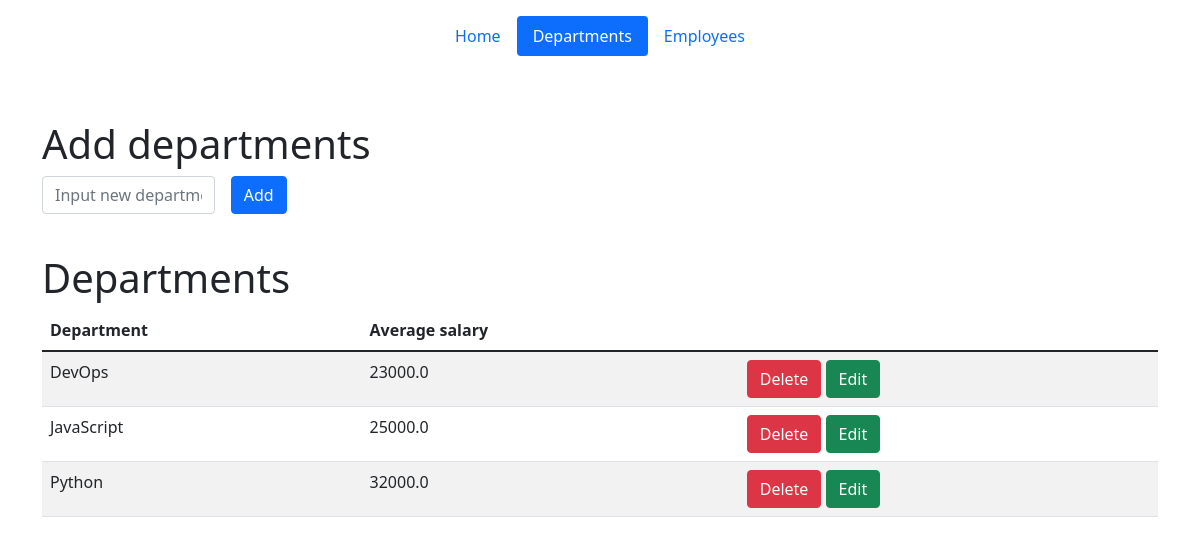
Screenshot of /departments (signed in) with the database file from the repository.
### models/departments.py (models this page shows, shortened)
class Departments(db.Model):
    __table_args__ = {'extend_existing': True}
    id = db.Column(db.Integer, primary_key=True)
    department = db.Column(db.String(50), nullable=False)

### views/api.py (the view)
@api.route('/departments', methods=['POST', 'GET'])
@login_required
def departments_page():
    departments = Departments.query.all()
    employees = Employees.query.all()
    dnt_salary = avg_salaries(departments, employees)
    if session.get('user') == ADMIN:
        if request.method == 'POST':
            add_dnt()
            return redirect('/departments')
        return render_template('departments.html', departments=departments, dnt_salary=dnt_salary)
    return render_template('departments_for_users.html', departments=departments, dnt_salary=dnt_salary)

### models/users.py (called while the page is built)
@login_manager.user_loader
def load_user(user_id):
    return User.query.get(user_id)

### service/__init__.py (called while the page is built)
def avg_salaries(departments, employees):
    dnt_salary = {}
    for dnt in departments:
        dnt_salary[dnt.department] = []
    for emp in employees:
        for dnt in departments:
            if emp.department == dnt.department:
                dnt_salary[dnt.department].append(emp.salary)
    for dnt_name in dnt_salary:
        avg_salary = None
        if dnt_salary[dnt_name]:
            avg_salary = 0
            for salary in dnt_salary[dnt_name]:
                avg_salary += salary
            avg_salary /= len(dnt_salary[dnt_name])
            dnt_salary[dnt_name] = round(avg_salary, 3)
        else:
            avg_salary = 'No employees'
            dnt_salary[dnt_name] = avg_salary
    return dnt_salary

### views/api.py (called while the page is built)
@api.before_request
def make_session_permanent():
    session.permanent = False

@api.after_request
def redirect_to_sign_in(response):
    if response.status_code == 401:
        return redirect(url_for('api.login_page') + '?next=' + request.url)
    return response

### templates/departments.html (shortened to what this page needs)
{% extends 'base.html' %}
{% block body %}
<div class="container">
        <header class="d-flex justify-content-center py-3">
          <ul class="nav nav-pills">
            <li class="nav-item"><a href="/" class="nav-link"  aria-current="page">Home</a></li>
            <li class="nav-item"><a href="/departments" class="nav-link active">Departments</a></li>
            <li class="nav-item"><a href="/employees" class="nav-link">Employees</a></li>
          </ul>
        </header>
      </div>
    <div class="container mt-5">
        <h1>Add departments</h1>
        <form method="post" class="row g-3 needs-validation">
            <div class="col-md-2">
                <input type="text" name="department" id="department" class="form-control" placeholder="Input new department">
            </div>
            <div class="col-md-2">
                <button class="btn btn-primary" type="submit">Add</button>
            </div>
            <div>
                <br>
            </div>
        </form>
        <h1>Departments</h1>
        <table id="data" class="table table-striped">
            <thead>
              <tr>
                <th>Department</th>
                  <th>Average salary</th>
                  <th></th>
              </tr>
            </thead>
            <tbody>
              {% for dnt in departments %}
                <tr>
                        {% if dnt.id == id %}
                     <form method="post" class="row g-3 needs-validation" novalidate>
                            <td>
                                <input type="text" name="department" class="form-control" value="{{ dnt.department }}">
                            </td>
                            <td>{% for dnt_name in dnt_salary %}
                              {% if dnt.department == dnt_name %}
                                {{ dnt_salary[dnt_name] }}
                              {% endif %}
                              {% endfor %}
                          </td>
                            <td>
                                <a href="/departments" class="btn btn-danger">Cancel</a>
                                <button class="btn btn-success" type="submit">Change</button>
                            </td>
                     </form>
                        {% else %}
                    <td>
                      {{ dnt.department }}
                    </td>
                  <td>{% for dnt_name in dnt_salary %}
                      {% if dnt.department == dnt_name %}
                        {{ dnt_salary[dnt_name] }}
                      {% endif %}
                      {% endfor %}
                  </td>
                     <td>
                         <a href="/departments/{{ dnt.id }}/del" class="btn btn-danger">Delete</a>
                        <a href="/departments/{{ dnt.id }}/edit" class="btn btn-success">Edit</a>
                    </td>
                    {% endif %}
                </tr>
              {% endfor %}
            </tbody>
  </table>
    </div>
{% endblock %}

### rows the page displays
Departments: department "DevOps", department "23000.0"
Departments: department "JavaScript", department "25000.0"
Departments: department "Python", department "32000.0"
